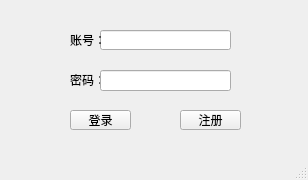
<?xml version="1.0" encoding="UTF-8"?>
<ui version="4.0">
 <class>MainWindow</class>
 <widget class="QMainWindow" name="MainWindow">
  <property name="geometry">
   <rect>
    <x>0</x>
    <y>0</y>
    <width>308</width>
    <height>180</height>
   </rect>
  </property>
  <property name="windowTitle">
   <string>Bank</string>
  </property>
  <widget class="QWidget" name="centralwidget">
   <widget class="QPushButton" name="login">
    <property name="geometry">
     <rect>
      <x>70</x>
      <y>110</y>
      <width>61</width>
      <height>20</height>
     </rect>
    </property>
    <property name="text">
     <string>登录</string>
    </property>
   </widget>
   <widget class="QPushButton" name="register_2">
    <property name="geometry">
     <rect>
      <x>180</x>
      <y>110</y>
      <width>61</width>
      <height>20</height>
     </rect>
    </property>
    <property name="text">
     <string>注册</string>
    </property>
   </widget>
   <widget class="QLineEdit" name="Account_name">
    <property name="geometry">
     <rect>
      <x>100</x>
      <y>30</y>
      <width>131</width>
      <height>20</height>
     </rect>
    </property>
   </widget>
   <widget class="QLabel" name="Acount_name_label">
    <property name="geometry">
     <rect>
      <x>70</x>
      <y>30</y>
      <width>41</width>
      <height>20</height>
     </rect>
    </property>
    <property name="text">
     <string>账号：</string>
    </property>
   </widget>
   <widget class="QLabel" name="Account_password_label">
    <property name="geometry">
     <rect>
      <x>70</x>
      <y>70</y>
      <width>41</width>
      <height>20</height>
     </rect>
    </property>
    <property name="text">
     <string>密码：</string>
    </property>
   </widget>
   <widget class="QLineEdit" name="Acount_password">
    <property name="geometry">
     <rect>
      <x>100</x>
      <y>70</y>
      <width>131</width>
      <height>21</height>
     </rect>
    </property>
   </widget>
  </widget>
  <widget class="QMenuBar" name="menubar">
   <property name="geometry">
    <rect>
     <x>0</x>
     <y>0</y>
     <width>308</width>
     <height>17</height>
    </rect>
   </property>
  </widget>
  <widget class="QStatusBar" name="statusbar"/>
 </widget>
 <resources/>
 <connections/>
</ui>
